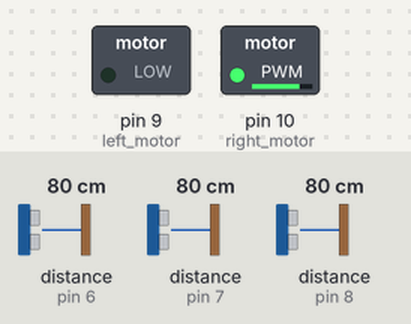
A sketch run on a simulated Arduino Uno, built with avr-gcc and run on an emulated ATmega328P. On the bench: switched loads named in the sketch (green lamp = pin HIGH). Wiring (inferred from the names in the program): 3 × ultrasonic range finder: trigger pin 3, echo pin 6 / trigger pin 4, echo pin 7 / trigger pin 5, echo pin 8. Inputs (shaded band) come from the test bench; at power-on: distance to the obstacle (sensors on pin 7, pin 6, pin 8) 80 cm. The echo pulse lasts 58.3 µs per cm; pins used as bus, display or sensor lines are not drawn.

Above: at 1.2 s.
1.3 s: distance to the obstacle (sensor on pin 7) set to 9 cm
2.8 s: distance to the obstacle (sensor on pin 7) set to 6 cm
At 3.6 s:
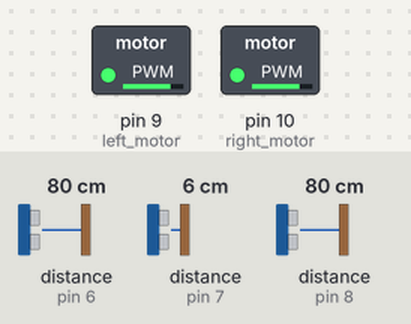
Timing chart, 0 to 5.8 s (numbered marks = the images above; inputs shaded):
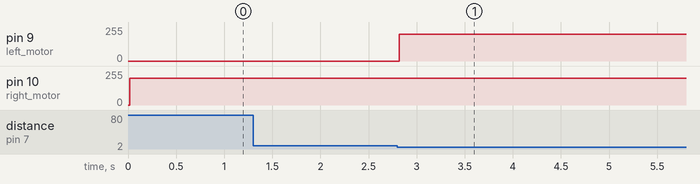

The sketch:

iit_kgp_mazesolver.ino
```cpp
#define trigPinR 3
#define trigPinL 4
#define trigPinF 5
#define echoPinR 6
#define echoPinL 7
#define echoPinF 8
#define left_motor 9
#define right_motor 10

long durationR, durationF, durationL;
int distanceR, distanceF, distanceL;

//variable for pid
int setpoint = 0, cumError, rateError, lastError, elapsedTime, previousTime, currentTime, error, output;
int kp = 0, ki = 0, kd = 0;

void distance_right()
{
  // Clears the trigPinR
  digitalWrite(trigPinR, LOW);
  delayMicroseconds(2);

  // Sets the trigPinR on HIGH state for 10 micro seconds
  digitalWrite(trigPinR, HIGH);
  delayMicroseconds(10);
  digitalWrite(trigPinR, LOW);

  // Reads the echoPinR, returns the sound wave travel time in microseconds

  durationR = pulseIn(echoPinR, HIGH);

  // Calculating the distance
  distanceR = durationR * 0.034 / 2;
}
void distance_left()
{
  // Clears the trigPinL
  digitalWrite(trigPinL, LOW);
  delayMicroseconds(2);

  // Sets the trigPinL on HIGH state for 10 micro seconds
  digitalWrite(trigPinL, HIGH);
  delayMicroseconds(10);
  digitalWrite(trigPinL, LOW);

  // Reads the echoPinL, returns the sound wave travel time in microseconds

  durationL = pulseIn(echoPinL, HIGH);

  // Calculating the distance
  distanceL = durationL * 0.034 / 2;
}
void distance_forward()
{
  // Clears the trigPinF
  digitalWrite(trigPinF, LOW);
  delayMicroseconds(2);

  // Sets the trigPinF on HIGH state for 10 micro seconds
  digitalWrite(trigPinF, HIGH);
  delayMicroseconds(10);
  digitalWrite(trigPinF, LOW);

  // Reads the echoPinF, returns the sound wave travel time in microseconds

  durationF = pulseIn(echoPinF, HIGH);

  // Calculating the distance
  distanceF = durationF * 0.034 / 2;
}
void pid()
{
  setpoint = (distanceL + distanceR) / 2;
  error = setpoint;
  currentTime = millis();
  elapsedTime = (currentTime - previousTime) / 100;
  cumError += error * elapsedTime;
  rateError = (error - lastError) / elapsedTime;
  output = kp * error + ki * cumError + kd * rateError;
  lastError = error;
  previousTime = currentTime;
}
void forward()
{
  analogWrite(left_motor, 200);
  analogWrite(right_motor, 200);
}
void left()
{
  analogWrite(left_motor, 0);
  analogWrite(right_motor, 200);
}
void right()
{
  analogWrite(left_motor, 200);
  analogWrite(right_motor, 0);
}
void motion()
{
  if ((distanceL + distanceR) < 10)
  {
    pid();
    int pwm_left=150+output;
    int pwm_right=150-output;
    analogWrite(left_motor, pwm_left);
    analogWrite(right_motor, pwm_right);
  }
  if (distanceF > 15 && distanceL < 7 && distanceR < 7)
    forward();
  if (distanceF > 15 && distanceL < 7 && distanceR > 15)
    forward();
  if (distanceF > 15 && distanceL > 15 && distanceR < 7)
    left();
  if (distanceF > 15 && distanceL > 15 && distanceR > 15)
    left();
  if (distanceF < 7 && distanceL < 7 && distanceR < 7)
    right();
}
void setup() {
  // put your setup code here, to run once:
  pinMode(trigPinR, OUTPUT);
  pinMode(trigPinL, OUTPUT);
  pinMode(trigPinF, OUTPUT);

  pinMode(echoPinR, INPUT);
  pinMode(echoPinL, INPUT);
  pinMode(echoPinF, INPUT);

  Serial.begin(9600);
}

void loop() {
  // put your main code here, to run repeatedly:
  distance_left();
  distance_right();
  distance_forward();
  motion();
}
```

Measured:
- the behaviour switches between 8 and 7 cm on distance to the obstacle (sensor on pin 7) (found by bisection; images 0 and 1)
- after the input at 1.3 s, every drawn part: stays the same
- after the input at 2.8 s, pin 9 (left_motor): 0/255 → 200/255 at once
